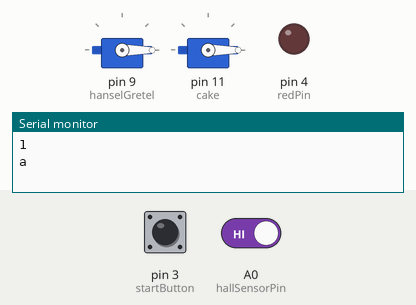
This sketch was run on a simulated Arduino Uno, built with avr-gcc and run on an emulated ATmega328P. Shown: 2 × servo, output pins drawn as LEDs (lit = HIGH), the last lines printed to the serial monitor. Inputs (shaded band) come from the test bench; at power-on: pin 3 (startButton) HIGH, A0 (hallSensorPin) HIGH.

Above: at 0.1 s.
At 60.33 s:
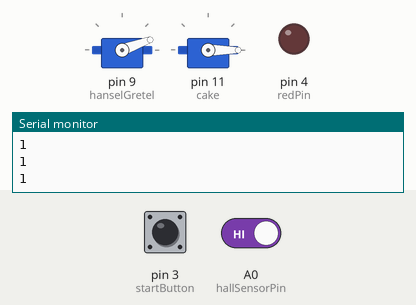
At 65.53 s:
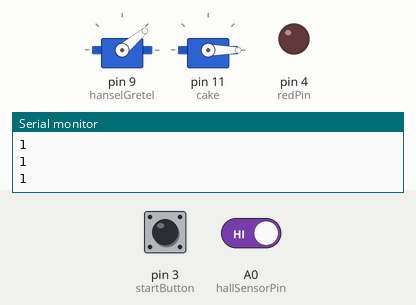
At 68.3 s:
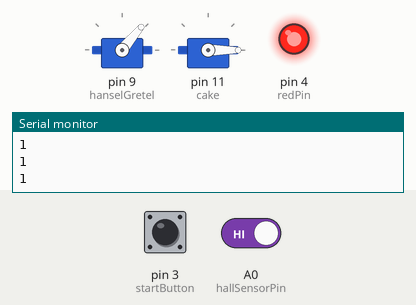
At 74.8 s:
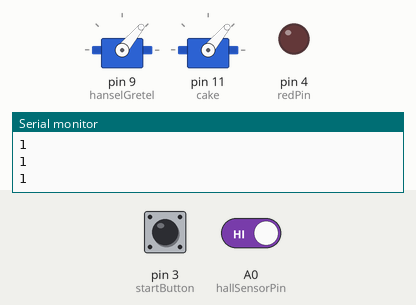
Timing chart, 0 to 81.9 s (numbered marks = the images above):
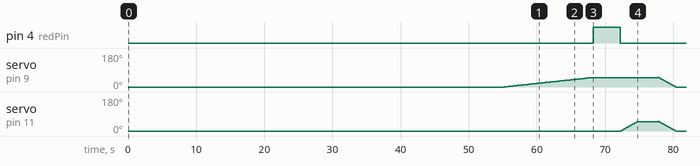

Measured:
- by itself, pin 4 (redPin): LOW → HIGH at 68.3 s, → LOW 4.0 s later
- by itself, servo on pin 9 (hanselGretel): rises from 0° to 51° in 22.6 s, then falls to 0° in 2.6 s
- by itself, servo on pin 11 (cake): rises from 0° to 51° in 5.5 s, then falls to 0° in 2.6 s

The sketch:

MusicArduinoCode.ino
```cpp
#include <Servo.h>
//servo library

//hall sensor connection
#define hallSensorPin A0

//first servo for kids
Servo hanselGretel;

//second servo for the cake
Servo cake;

//hall sensor reading`
int hallReading;

//oven lights
int redPin = 4;

//start button on breadboard
int startButton = 3;

//servo position
int pos = 0;

//hansel/gretel pos
int hgPos = 0;

//cake position
int cakePos = 0;

//boolean to check whether the oven door has been closed
bool doorClosed = false;

//integer to take in the pressure noted on the sensor
int fsrreading;
//Music serial
byte arbitraryCode = 97;

void setup() {
  pinMode(redPin, OUTPUT);
  //pinMode(resetButton, INPUT_PULLUP);
  pinMode(startButton , INPUT_PULLUP);
  pinMode(hallSensorPin, INPUT);
  hanselGretel.attach(9);
  hanselGretel.write(0);
  cake.write(0);
  cake.attach(11);  // attaches the servo on pin 11 to the servo object
  Serial.begin(9600);
}

void loop() {

  unsigned long currentMillis = millis();

  doorClosed = false;
  //fsrreading = analogRead(fsrpin);
  //Serial.println("pressure at: " + fsrreading);


  hallReading = digitalRead(hallSensorPin);
  Serial.println(hallReading);


  //byte buttonState = digitalRead(resetButton);
  //reset button moves everything back to original place

  byte startState = digitalRead(startButton);
  //Serial.println(startState);


  //if the button has been pressed
  if(startState == HIGH){
    //start the program
    //Serial.print(pos);

      //Music serial
      Serial.write(arbitraryCode);
      delay(55000);
      //hansel and gretel begin to move towards the oven
      //Serial.println("pressure at: " + fsrreading);
      for (hgPos = 0; hgPos <= 50; hgPos += 1) { // goes from 0 degrees to 90 degrees

        hallReading = digitalRead(hallSensorPin);
        Serial.println(hallReading);
        //check if oven door is closed
        if(hallReading == 0){
          //Serial.println("pressure at: " + fsrreading);
          Serial.println("stop hansel and gretel" + pos);
          digitalWrite(redPin, LOW);
          doorClosed = true;
          break;
        }

        //Serial.println("hansel/gretel pos: " + pos);
        hanselGretel.write(hgPos);
        delay(260);


        // in steps of 1 degree
        // cake.write(pos);
        // delay(10);

        //millis(50);
      }

      //if door WAS closed
      if(doorClosed == true){
        digitalWrite(redPin, LOW);
          //if loop has been broken, bring hansel and Gretel back to their original position
          for (pos = hgPos; pos >= 0; pos -= 1) { // goes from 90 degrees to 0 degrees
            //cake.write(pos);
            hanselGretel.write(pos);              // tell servo to go to position in variable 'pos'
            //millis(20);                         //better option than a delay
            delay(50);                       // waits 30ms for the servo to reach the position

          }
      }
      //door did not close...
      if(doorClosed == false){

        digitalWrite(redPin, HIGH);
        delay(4000);
        digitalWrite(redPin, LOW);
        //move cake out from the oven
        for (cakePos = 0; cakePos <= 50; cakePos += 1) {
          cake.write(cakePos);
          //millis(30);
          delay(50); //the speed of the movement
        }
        delay(3000);
        for (pos = hgPos; pos >= 0; pos -= 1) {

            hanselGretel.write(pos);
            cake.write(pos);
            delay(50);
      }

      }
      //resetting the servos back to start

  }
  else{
    //do nothing if button hasn't been pressed yet


  }


}
```
